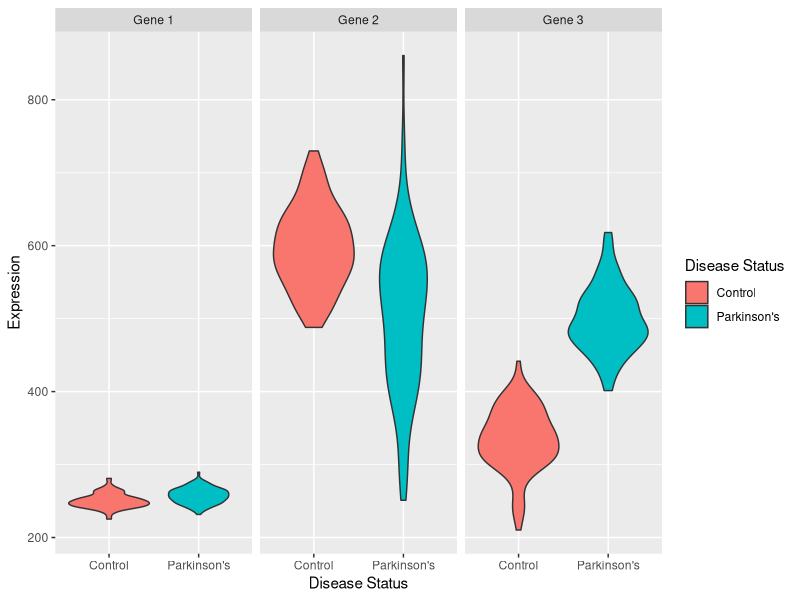
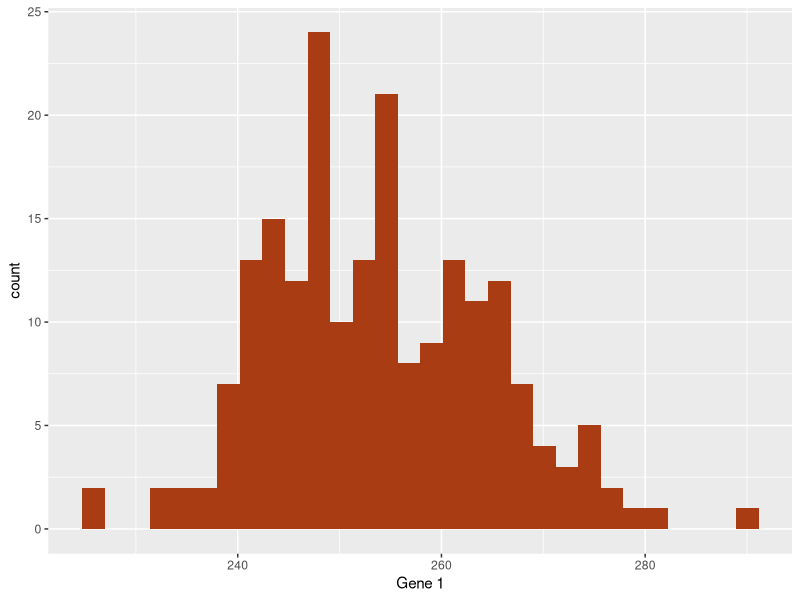
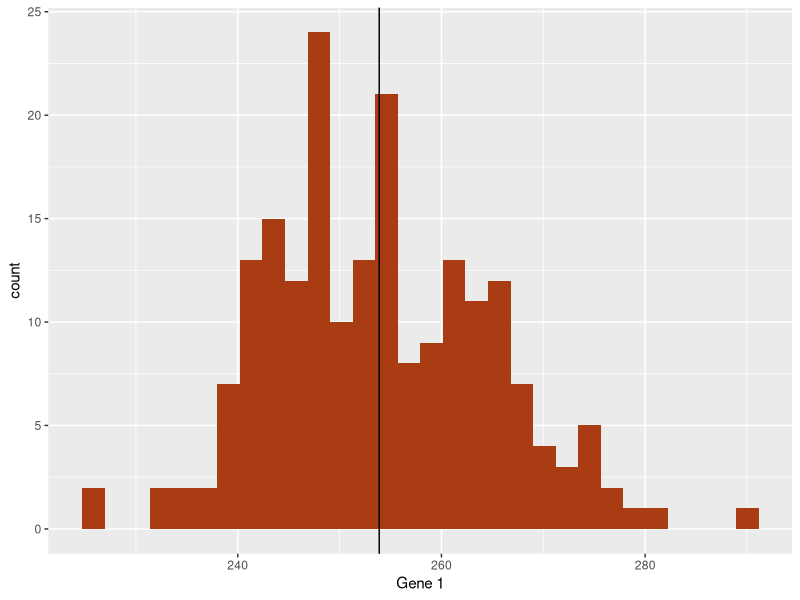
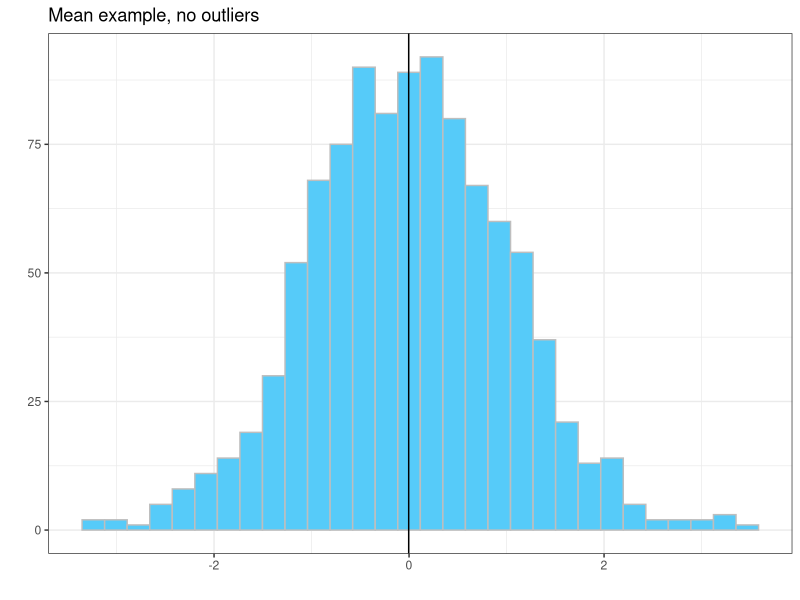
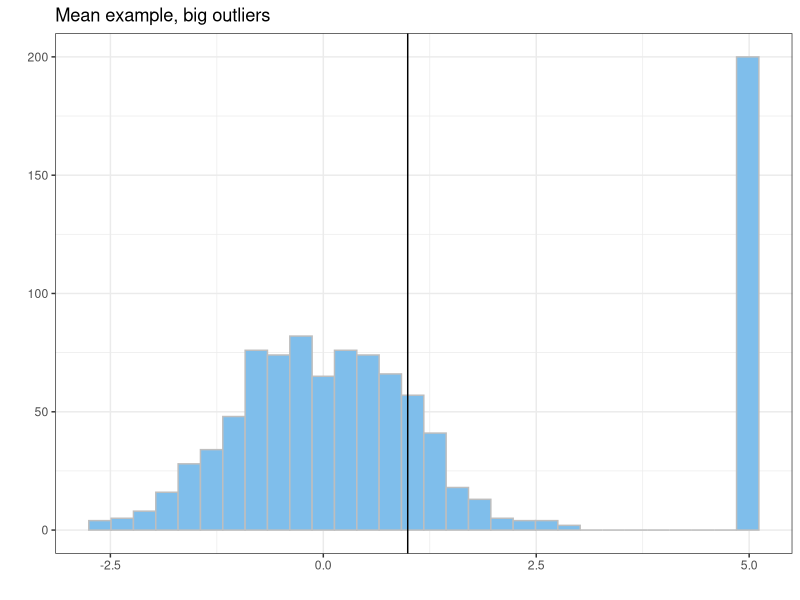
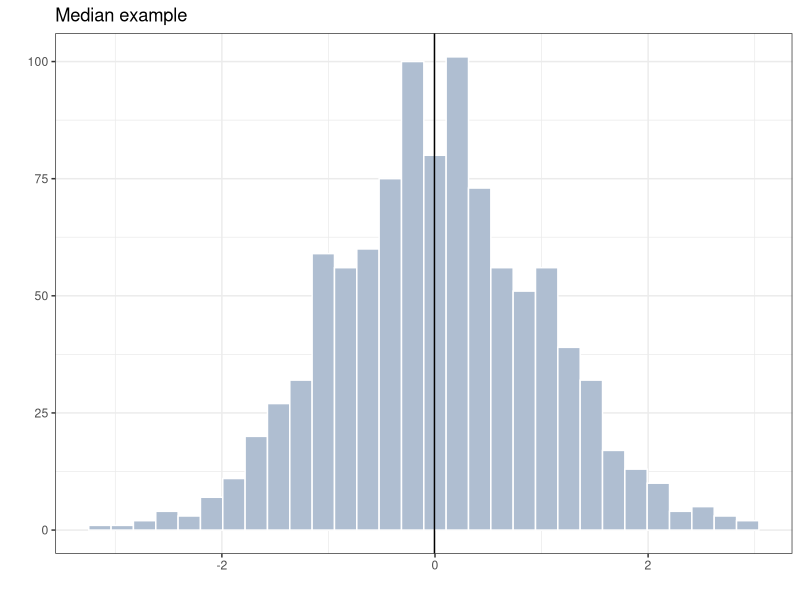
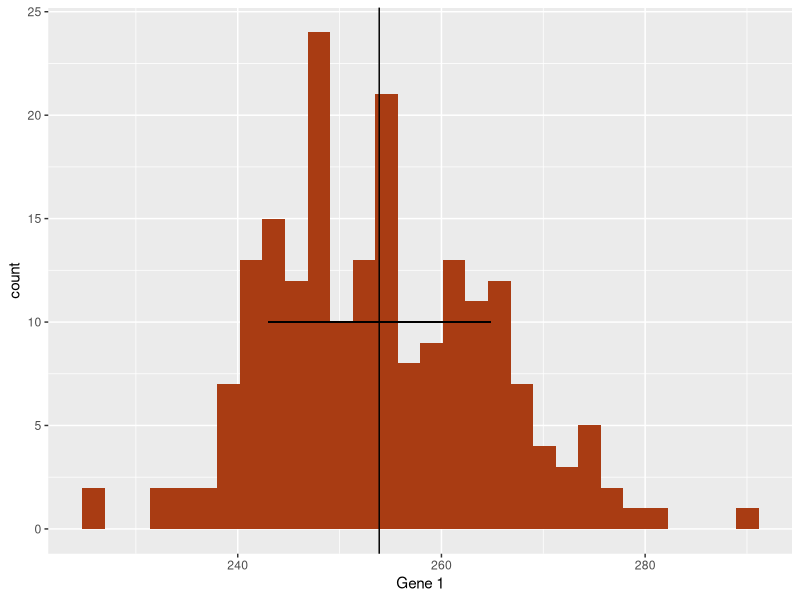
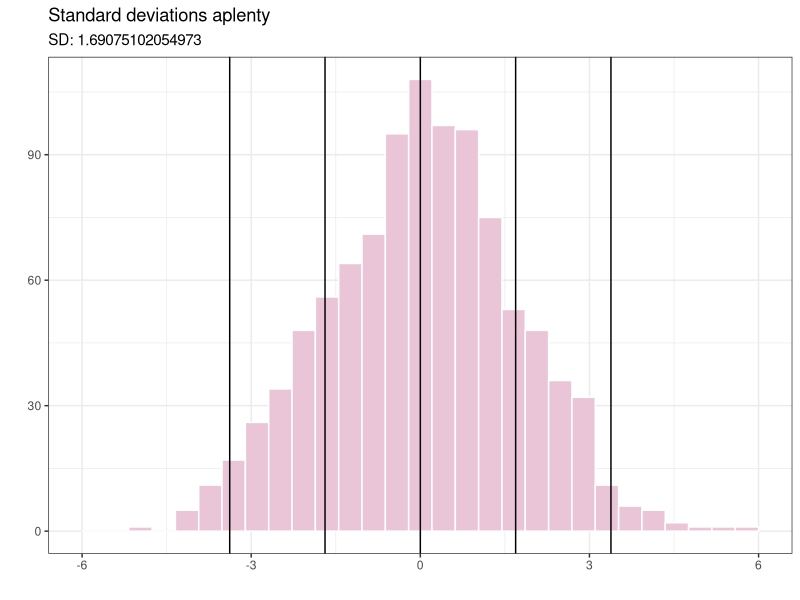

These figures' R source, in order:
## ---- chunk 1
library(tidyverse)
## ---- chunk 2
set.seed(1337)
gene_exp <- tibble(
  sample_name = c(str_c("P",1:100), str_c("C",1:100)),
  `Disease Status` = c(rep("Parkinson's",100),rep("Control",100)),
  `Gene 1` = c(rnorm(100,255,10), rnorm(100,250,10)),
  `Gene 2` = c(rnorm(100,520,100), rnorm(100,600,60)),
  `Gene 3` = c(rnorm(100,500,40), rnorm(100,330,40))
)
## ---- chunk 3
gene_exp
## ---- chunk 4
pivot_longer(
  gene_exp,
  c(`Gene 1`, `Gene 2`, `Gene 3`),
  names_to="Gene",
  values_to="Expression"
) %>% ggplot(
    aes(x=`Disease Status`,y=Expression,fill=`Disease Status`)
  ) +
  facet_wrap(vars(Gene)) +
  geom_violin()
## ---- chunk 5
ggplot(gene_exp, aes(x=`Gene 1`)) +
  geom_histogram(bins=30,fill="#a93c13")
## ---- chunk 6
ggplot(gene_exp, aes(x=`Gene 1`)) +
  geom_histogram(bins=30,fill="#a93c13") +
  geom_vline(xintercept=mean(gene_exp$`Gene 1`))
## ---- chunk 7
data <- tibble(data = rnorm(1000))
ggplot(data, aes(x = data)) +
  geom_histogram(fill = "#56CBF9", color = "grey", bins = 30) +
  geom_vline(xintercept = mean(data$data)) +
  theme_bw() + ggtitle("Mean example, no outliers") + xlab("") + ylab("")
## ---- chunk 8
data <- tibble(data = c(rnorm(800), rep(5, 200))) # oops I add some outliers :^)
ggplot(data, aes(x = data)) +
  geom_histogram(fill = "#7FBEEB", color = "grey", bins = 30) +
  geom_vline(xintercept = mean(data$data)) +
  theme_bw() + ggtitle("Mean example, big outliers") + xlab("") + ylab("")
## ---- chunk 9
data <- tibble(data = c(rnorm(1000)))
ggplot(data, aes(x = data)) +
  geom_histogram(fill = "#AFBED1", color = "white", bins = 30) +
  geom_vline(xintercept = median(data$data)) +
  theme_bw() + ggtitle("Median example") + xlab("") + ylab("")
## ---- chunk 10
g1_mean <- mean(gene_exp$`Gene 1`)
g1_sd <- sd(gene_exp$`Gene 1`)
ggplot(gene_exp, aes(x=`Gene 1`)) +
  geom_histogram(bins=30,fill="#a93c13") +
  geom_vline(xintercept=g1_mean) +
  geom_segment(x=g1_mean-g1_sd, y=10, xend=g1_mean+g1_sd, yend=10)
## ---- chunk 11
data <- tibble(data = c(rnorm(1000, sd=1.75)))
ggplot(data, aes(x = data)) +
  geom_histogram(fill = "#EAC5D8", color = "white", bins = 30) +
  geom_vline(xintercept = c(-2, -1, 0, 1, 2) * sd(data$data)) +
  theme_bw() + xlab("") + ylab("") + xlim(c(-6, 6)) +
  ggtitle("Standard deviations aplenty", paste("SD:", sd(data$data)))
## ---- chunk 12
data <- tibble(data = c(rnorm(1000, sd=0.5)))
ggplot(data, aes(x = data)) +
  geom_histogram(fill = "#DBD8F0", color = "white", bins = 30) +
  geom_vline(xintercept = mean(data$data)) +
  theme_bw() + xlab("") + ylab("") + xlim(c(-6, 6)) +
  ggtitle("Same mean as SD plot, but different variance",
          paste("Variance:", sd(data$data)))
## ---- chunk 13
g1_mean <- mean(gene_exp$`Gene 1`)
g1_sd <- sd(gene_exp$`Gene 1`)
ggplot(gene_exp, aes(x=`Gene 1`)) +
  geom_histogram(
    aes(y=after_stat(density)),
    bins=30,
    fill="#a93c13"
  ) +
  stat_function(fun=dnorm, args = list(mean=g1_mean, sd=g1_sd), size=2)
## ---- chunk 14
ggplot(tibble(data = rnorm(5000)), aes(x = data)) +
  geom_histogram(fill = "#D0FCB3", bins = 50, color = "gray") + theme_bw() +
  ggtitle("Normal distribution", "rnorm(n = 1000)") + xlab("") + ylab("")
## ---- chunk 15
ggplot(tibble(data = runif(5000)), aes(x = data)) +
  geom_histogram(fill = "#271F30", bins = 50, color = "white") + theme_bw() +
  ggtitle("Uniform distribution", "runif(n = 1000)") + xlab("") + ylab("")
## ---- chunk 16
ggplot(tibble(data = rlogis(5000)), aes(x = data)) +
  geom_histogram(fill = "#9BC59D", bins = 50, color = "black") + theme_bw() +
  ggtitle("Logistic distribution", "rlogis(n = 1000)") +
  xlab("") + ylab("")
## ---- chunk 17
ggplot(tibble(data = rexp(5000, rate = 1)), aes(x = data)) +
  geom_histogram(fill = "#6C5A49", bins = 50, color = "white") + theme_bw() +
  ggtitle("Exponential distribution", "rexp(n = 1000, rate = 1)") +
  xlab("") + ylab("")
